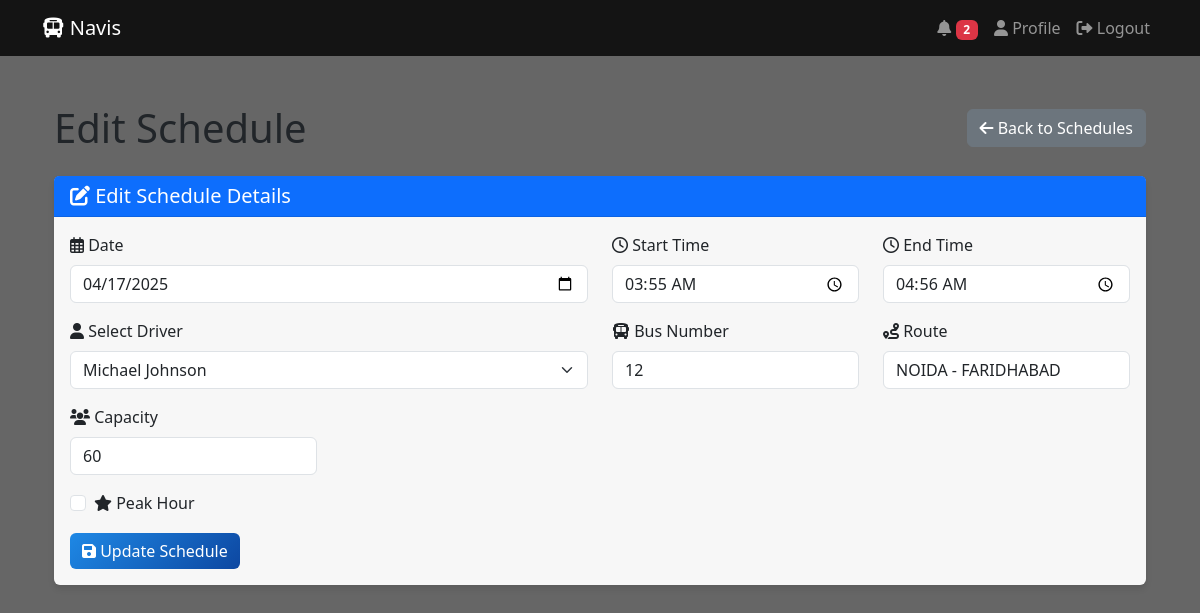
The app's page /schedules/edit/2 (signed in), older data.
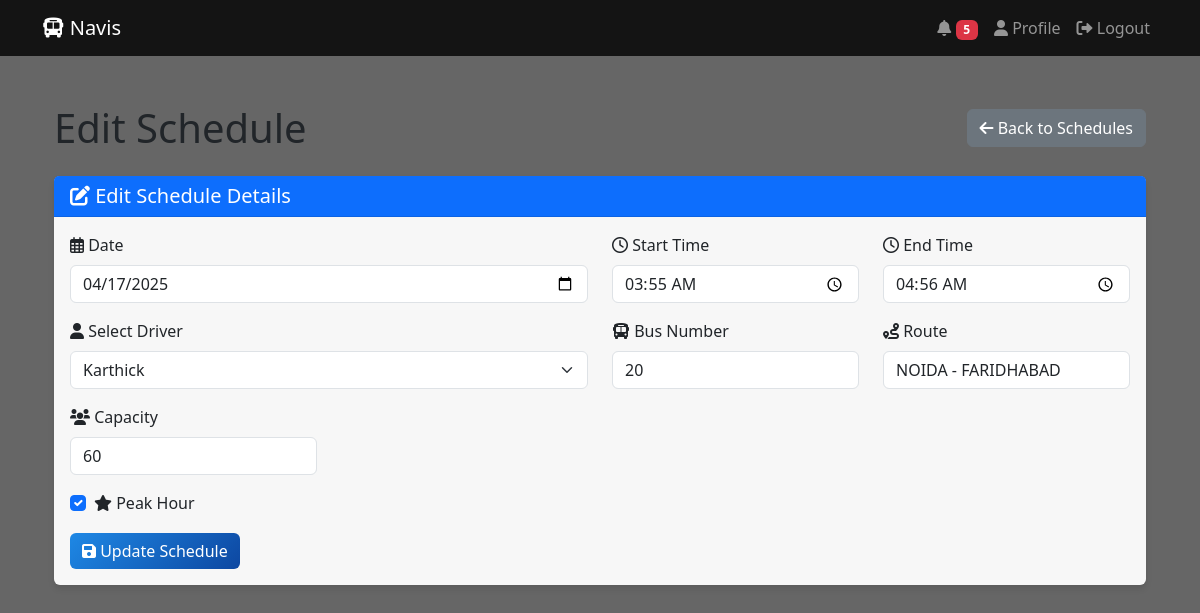
The same page, newer data.
### app.py (models this page shows)
class Schedule(db.Model):
    id = db.Column(db.Integer, primary_key=True)
    date = db.Column(db.Date, nullable=False)
    start_time = db.Column(db.DateTime, nullable=False)
    end_time = db.Column(db.DateTime, nullable=False)
    route = db.Column(db.String(100), nullable=False)
    bus_number = db.Column(db.String(20), nullable=False)
    capacity = db.Column(db.Integer, nullable=False)
    assigned_driver = db.Column(db.String(150), db.ForeignKey('user.username'))
    is_peak_hour = db.Column(db.Boolean, default=False)
    schedule_type = db.Column(db.String(20), default='regular')
    created_by = db.Column(db.String(150), db.ForeignKey('user.username'))
    created_at = db.Column(db.DateTime, default=datetime.utcnow)
    last_modified = db.Column(db.DateTime, default=datetime.utcnow)
    status = db.Column(db.String(20), default='pending')  # pending, assigned, acknowledged, completed
    driver_acknowledged = db.Column(db.Boolean, default=False)
    acknowledgment_time = db.Column(db.DateTime)

class User(UserMixin, db.Model):
    id = db.Column(db.Integer, primary_key=True)
    username = db.Column(db.String(150), unique=True, nullable=False)
    password = db.Column(db.String(200), nullable=False)
    role = db.Column(db.String(20), nullable=False)  # admin or driver
    full_name = db.Column(db.String(200), nullable=False)
    email = db.Column(db.String(200), nullable=False)
    phone = db.Column(db.String(20), nullable=False)
    address = db.Column(db.Text)
    join_date = db.Column(db.DateTime, default=datetime.utcnow)
    last_login = db.Column(db.DateTime)
    is_active = db.Column(db.Boolean, default=True)
    profile_pic = db.Column(db.String(255))
    emergency_contact = db.Column(db.String(200))
    license_number = db.Column(db.String(100))
    license_expiry = db.Column(db.Date)

### app.py (the view, shortened to what this page needs)
@app.route('/schedules/edit/<int:id>', methods=['GET', 'POST'])
@login_required
def edit_schedule(id):
    if current_user.role != 'admin':
        flash('Access denied!', 'danger')
        return redirect(url_for('driver_dashboard'))
    schedule = Schedule.query.get_or_404(id)
    drivers = User.query.filter_by(role='driver').all()
    return render_template('edit_schedule.html',
                         schedule=schedule,
                         drivers=drivers,
                         today=date.today())

### app.py (called while the page is built)
@login_manager.user_loader
def load_user(user_id):
    return User.query.get(int(user_id))

@app.context_processor
def inject_user():
    return dict(current_user=current_user)

@app.context_processor
def inject_notifications():
    unread_count = 0
    if current_user.is_authenticated:
        unread_count = Notification.query.filter_by(
            recipient_username=current_user.username,
            is_read=False
        ).count()
    return dict(unread_count=unread_count)

### templates/edit_schedule.html (shortened to what the changed rows need)
{% extends "base.html" %}
{% block content %}
<div class="container py-4">
    <div class="d-flex justify-content-between align-items-center mb-4">
        <h1 class="mb-0">Edit Schedule</h1>
    </div>
    <div class="card">
        <div class="card-body">
            <form method="POST">
                <div class="row">
                    <div class="col-md-6 mb-3">
                        <label for="date" class="form-label">
                            <i class="far fa-calendar-alt"></i> Date
                        </label>
                        <input type="date" class="form-control" id="date" name="date"
                               value="{{ schedule.date.strftime('%Y-%m-%d') }}" required>
                    </div>
                    <div class="col-md-3 mb-3">
                        <label for="start_time" class="form-label">
                            <i class="far fa-clock"></i> Start Time
                        </label>
                        <input type="time" class="form-control" id="start_time" name="start_time"
                               value="{{ schedule.start_time.strftime('%H:%M') }}" required>
                    </div>
                    <div class="col-md-3 mb-3">
                        <label for="end_time" class="form-label">
                            <i class="far fa-clock"></i> End Time
                        </label>
                        <input type="time" class="form-control" id="end_time" name="end_time"
                               value="{{ schedule.end_time.strftime('%H:%M') }}" required>
                    </div>
                </div>
                <div class="row">
                    <div class="col-md-6 mb-3">
                        <label for="driver" class="form-label">
                            <i class="fas fa-user"></i> Select Driver
                        </label>
                        <select class="form-select" id="driver" name="driver" required>
                            {% for driver in drivers %}
                                <option value="{{ driver.username }}"
                                        {% if driver.username == schedule.assigned_driver %}selected{% endif %}>
                                    {{ driver.full_name }}
                                </option>
                            {% endfor %}
                        </select>
                    </div>
                    <div class="col-md-3 mb-3">
                        <label for="bus_number" class="form-label">
                            <i class="fas fa-bus"></i> Bus Number
                        </label>
                        <input type="text" class="form-control" id="bus_number" name="bus_number"
                               value="{{ schedule.bus_number }}"
                               pattern="[A-Z0-9-]+" title="Bus number can only contain uppercase letters, numbers, and hyphens"
                               required>
                    </div>
                    <div class="col-md-3 mb-3">
                        <label for="route" class="form-label">
                            <i class="fas fa-route"></i> Route
                        </label>
                        <input type="text" class="form-control" id="route" name="route"
                               value="{{ schedule.route }}"
                               placeholder="Enter route (e.g. City Center - Airport)"
                               required>
                    </div>
                    <div class="col-md-3 mb-3">
                        <label for="capacity" class="form-label">
                            <i class="fas fa-users"></i> Capacity
                        </label>
                        <input type="number" class="form-control" id="capacity" name="capacity"
                               value="{{ schedule.capacity }}"
                               min="1" max="100" required>
                    </div>
                </div>
                <div class="row">
                    <div class="col-12">
                        <div class="form-check">
                            <input type="checkbox" class="form-check-input" id="is_peak_hour" name="is_peak_hour"
                                   {% if schedule.is_peak_hour %}checked{% endif %}>
                            <label class="form-check-label" for="is_peak_hour">
                                <i class="fas fa-star"></i> Peak Hour
                            </label>
                        </div>
                    </div>
                </div>
            </form>
        </div>
    </div>
</div>
{% endblock %}

Row changes from the older to the newer data that the page shows:
changed Schedule "NOIDA - FARIDHABAD": driver "Michael Johnson" → "Karthick"; bus_number "12" → "20"; is_peak_hour "☐" → "☑"
Text that changed along with them:
{{ unread_count }}: "2" → "5"
